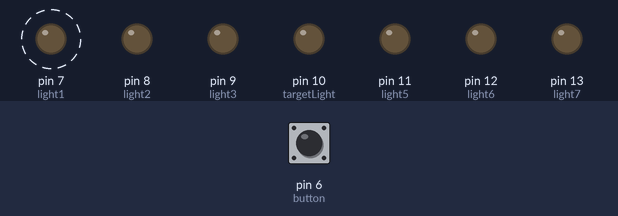
Bench run of a sketch on a simulated Arduino Uno, built with avr-gcc and run on an emulated ATmega328P. Shown: output pins drawn as LEDs (lit = HIGH). Dashed ring = blinking. The inputs (shaded band) are chosen by the test bench; at power-on: pin 6 (button) LOW.

Above: at 1.25 s.
1.3 s: pin 6 (button) pulled HIGH for 0.15 s
At 2.2 s:
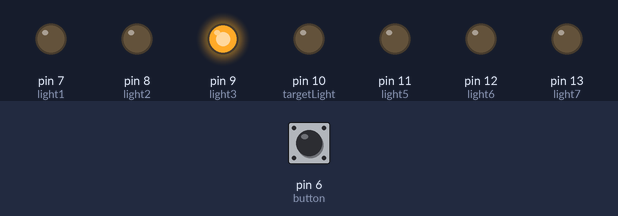
4.4 s: pin 6 (button) pulled HIGH for 3.2 s
At 5.3 s:
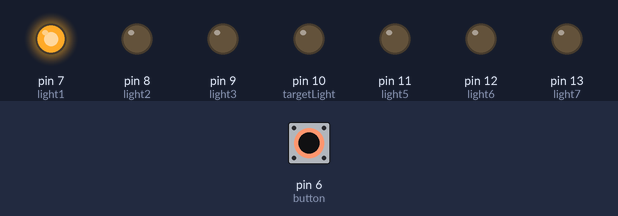
Timing chart, 0 to 19.0 s (numbered marks = the images above; inputs shaded):
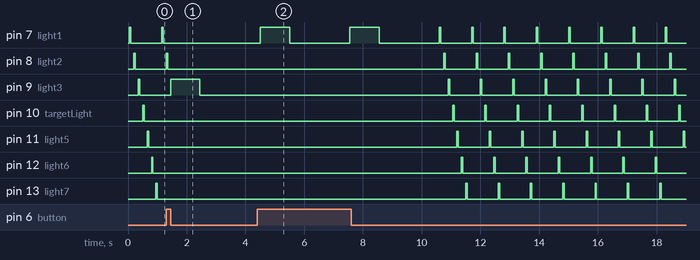

The sketch:

2_chase_the_lights.ino
```cpp
const int button = 6;
const int light1 = 7;
const int light2 = 8;
const int light3 = 9;
const int targetLight = 10;
const int light5 = 11;
const int light6 = 12;
const int light7 = 13;

void setup()
{
  pinMode(button, INPUT);
  pinMode(light1, OUTPUT);
  pinMode(light2, OUTPUT);
  pinMode(light3, OUTPUT);
  pinMode(targetLight, OUTPUT);
  pinMode(light5, OUTPUT);
  pinMode(light6, OUTPUT);
  pinMode(light7, OUTPUT);


}

int debounceAndRead(const int button)
{
  int val;
  if (digitalRead(button) == HIGH)
  {
    val = HIGH;
  }
  else
  {
     val = LOW;
  }

  delay (50); // delay the program to allow for button to return to prev state

  return val;
}
void loop()
{
  /*
  if (debounceAndRead(button) == HIGH)
  {
     analogWrite(targetLight, 10);
     delay(2000);
  }
  else
  {
    digitalWrite(targetLight, LOW);
  }

  for (int i = light1; i < light7 + 1; i++)
  {


    digitalWrite(i, HIGH);
    delay(50);
    digitalWrite(i, LOW);
    delay(50);
  }

  */
  int index = light1;
  int status = debounceAndRead(button);

  // while the button is not clicked and not all lights have been traversed
  while (index < light7 + 1 && status != HIGH)
  {

    digitalWrite(index, HIGH);
    delay(50);
    digitalWrite(index, LOW);
    delay(50);

     index++;
     status = debounceAndRead(button);
  }

  if (status == HIGH)
  {
    digitalWrite(index, HIGH);
    delay(1000);

    // if the target light, flash button multiple times to indicate a win
    if (index == targetLight)
    {
        digitalWrite(index, LOW);
        delay (400);
        digitalWrite(index, HIGH);
        delay (400);
        digitalWrite(index, LOW);
        delay (400);
        digitalWrite(index, HIGH);
        delay (400);
        digitalWrite(index, LOW);
        delay (400);
        digitalWrite(index, HIGH);
        delay (400);
        digitalWrite(index, LOW);
        delay (400);
        digitalWrite(index, HIGH);
        delay (400);
        digitalWrite(index, LOW);

    }

      digitalWrite(index, LOW);
      delay (2000);

  }
}
```

Measured:
- after the input at 1.3 s, pin 7 (light1), pin 10 (targetLight), pin 11 (light5), pin 12 (light6), pin 13 (light7): stops changing and stays LOW; pin 8 (light2): goes on until 1.4 s, then stays LOW
- by itself, pin 7 (light1): alternates HIGH for 0.05 s and LOW for 1.1 s
